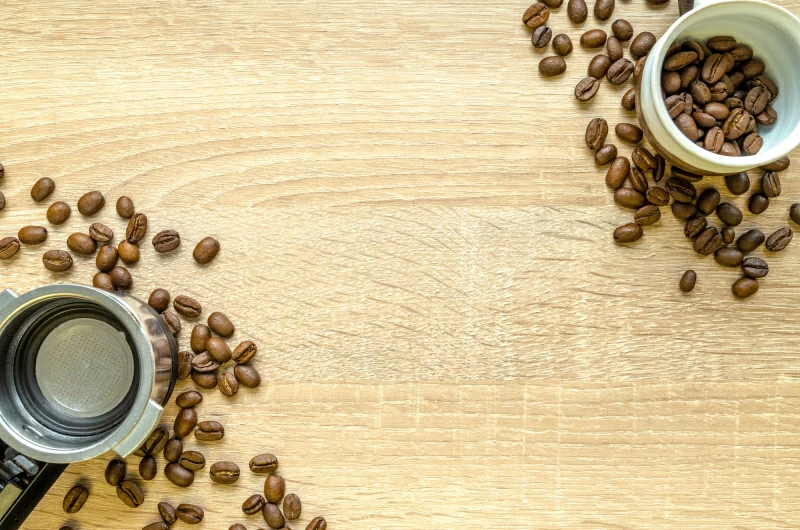
#> input picture Lab1/12.webp, 800 x 530 px
$ jupyter execute main.ipynb
#> lines starting #> are read from the running program, lines starting #| are printed output that depends on the picture
[cell 1]
import numpy as np
import matplotlib.pyplot as plt
from PIL import Image

[cell 2]
# Load and convert image to grayscale
im = Image.open("12.webp").convert("L")
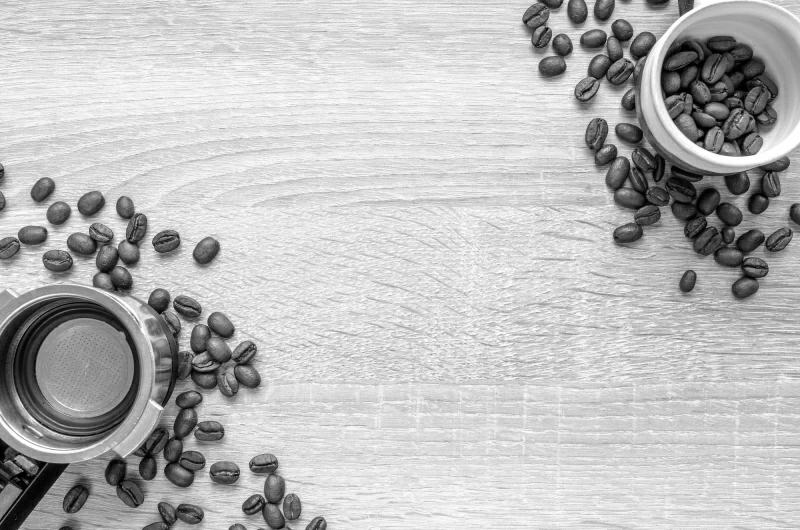
#> im: PIL image 800x530 L; min 0, max 255, mean 187.7
X = np.array(im, dtype=float)

# Perform SVD
U, S, VT = np.linalg.svd(X, full_matrices=False)
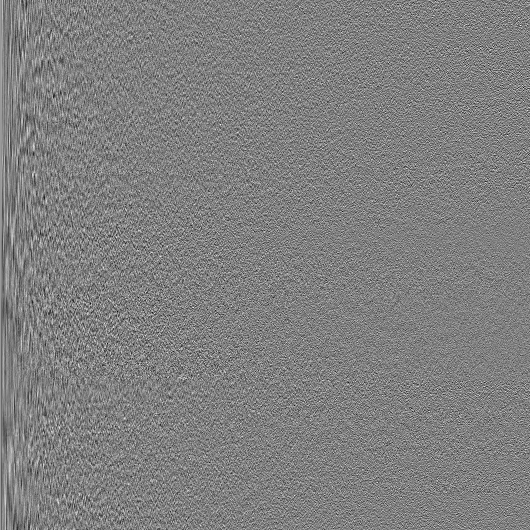
#> U: shape (530, 530) float64; min -0.222, max 0.219, mean 7.47e-05; drawn with min black and max white
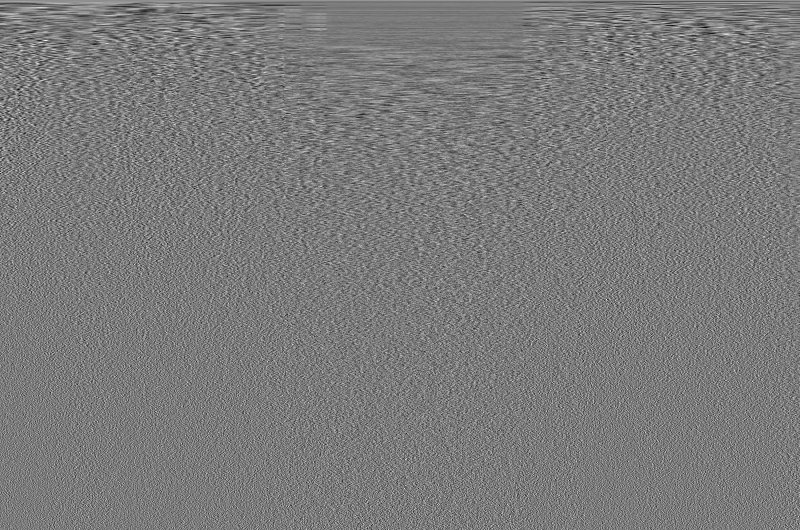
#> VT: shape (530, 800) float64; min -0.197, max 0.211, mean 6.99e-05; drawn with min black and max white
#> S = 530 values, max 123702.5 at index 0, min 35.43 at index 529, mean 778.7
print("Shape of S:", S.shape)
#| Shape of S: (530,)

# Convert singular values to diagonal form
S_diag = np.diag(S)

# Reconstruction for different ranks
# 300 - most optimal
r_values = [90, 300, 525]

for j, r in enumerate(r_values, start=1):
    # Approximate reconstruction
    Xapprox = U[:, :r] @ S_diag[:r, :r] @ VT[:r, :]

    # Clip to valid range and show
    Xapprox = np.clip(Xapprox, 0, 255)

    plt.figure(j)
    plt.imshow(Xapprox, cmap="gray")
    plt.axis("off")
    plt.title(f"r = {r}")
    plt.show()
#> this loop made 3 passes
#> pass 1, `Xapprox = U[:, :r] @ S_diag[:r, :r] @ VT[:r, :]`:
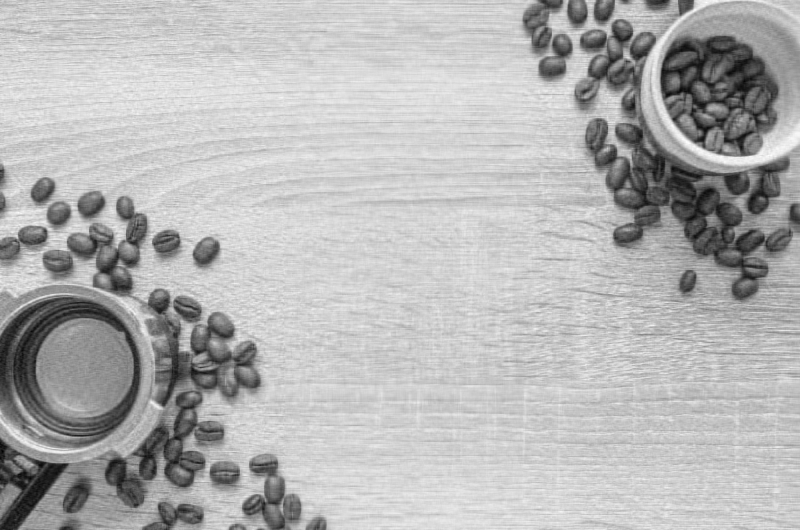
#> Xapprox: shape (530, 800) float64; min -26.15, max 275.2, mean 187.7; drawn with min black and max white

[cell 3]
def psnr(original, compressed):
    mse = np.mean((original - compressed) ** 2)
    if mse == 0:
        return float("inf")
    max_pixel = 255.0
    return 20 * np.log10(max_pixel / np.sqrt(mse))


# Load image and convert to grayscale
im = Image.open("12.webp").convert("L")
X = np.array(im, dtype=float)

# Perform SVD
U, S, VT = np.linalg.svd(X, full_matrices=False)
S_diag = np.diag(S)

# Range of r values to test
r_values = np.arange(5, min(X.shape), 20)
#> r_values = 27 values from 5 to 525
psnr_values = []
energy_ratios = []

total_energy = np.sum(S**2)
#> total_energy = 1.64e+10

# Compute PSNR for each r
for r in r_values:
    Xapprox = U[:, :r] @ S_diag[:r, :r] @ VT[:r, :]
    Xapprox = np.clip(Xapprox, 0, 255)
    psnr_val = psnr(X, Xapprox)
    psnr_values.append(psnr_val)
    energy_ratios.append(np.sum(S[:r] ** 2) / total_energy)
#> this loop made 27 passes
#> (mse in psnr, psnr_val) on passes 1 to 12: (936.4, 18.42), (296.6, 23.41), (171.4, 25.79), (119.1, 27.37), (87.15, 28.73), (65.77, 29.95), (50.7, 31.08), (39.81, 32.13), (31.52, 33.14), (25.1, 34.13), (20.07, 35.11), (16.08, 36.07)
#> pass 1, `Xapprox = U[:, :r] @ S_diag[:r, :r] @ VT[:r, :]`:
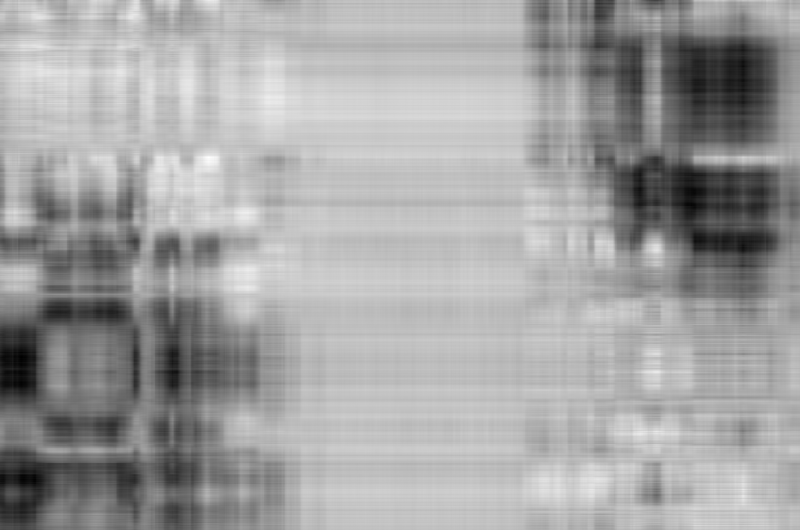
#> Xapprox: shape (530, 800) float64; min 11.29, max 288.4, mean 187.7; drawn with min black and max white
#> pass 1, `Xapprox = np.clip(Xapprox, 0, 255)`:
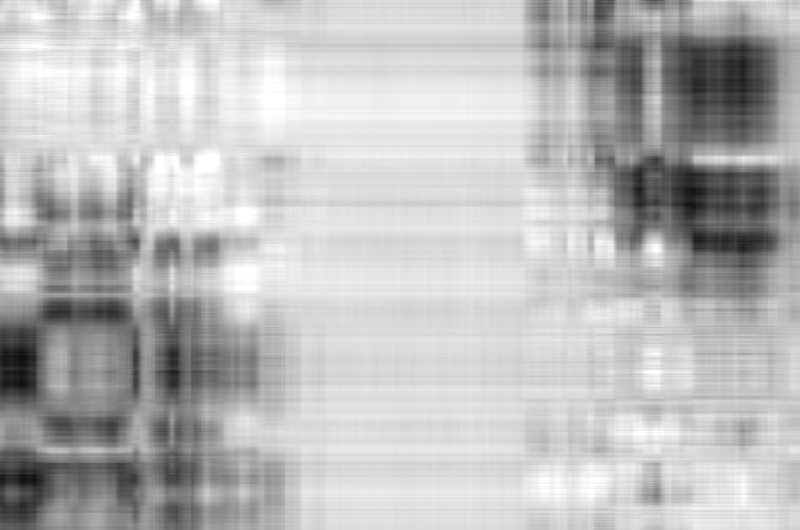
#> Xapprox: shape (530, 800) float64; min 11.29, max 255, mean 187.6
#> pass 2, `Xapprox = U[:, :r] @ S_diag[:r, :r] @ VT[:r, :]`:
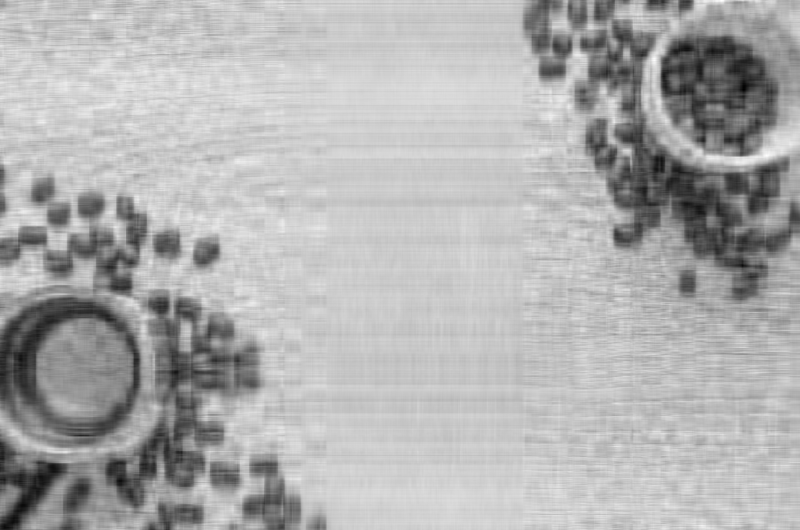
#> Xapprox: shape (530, 800) float64; min -32.75, max 286.9, mean 187.7; drawn with min black and max white
#> pass 2, `Xapprox = np.clip(Xapprox, 0, 255)`:
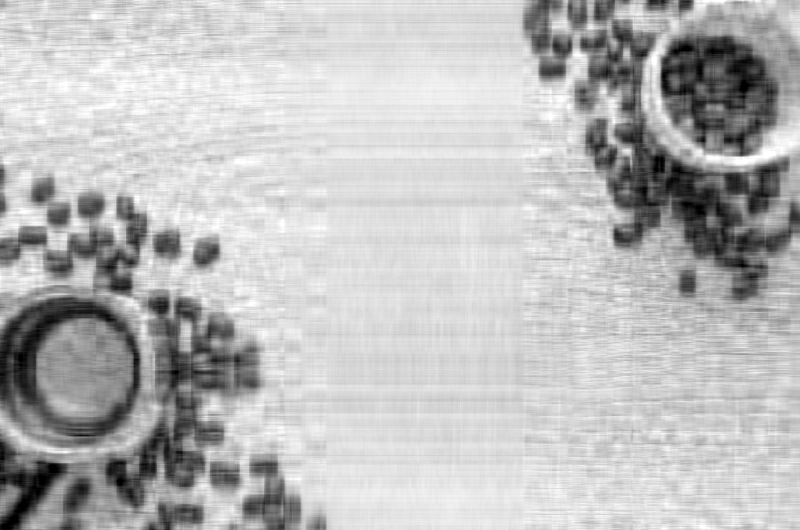
#> Xapprox: shape (530, 800) float64; min 0, max 255, mean 187.7
#> after the loop, energy_ratios = 27 values from 0.976 to 1; psnr_values = 27 values from 18.42 to 66.03

# Plot PSNR vs number of singular values
plt.figure(figsize=(8, 5))
plt.plot(r_values, psnr_values, "b-", label="PSNR")
plt.xlabel("Number of singular values (r)")
plt.ylabel("PSNR (dB)")
plt.title("Image Quality vs. Rank (r)")
plt.grid(True)
plt.legend()
plt.show()
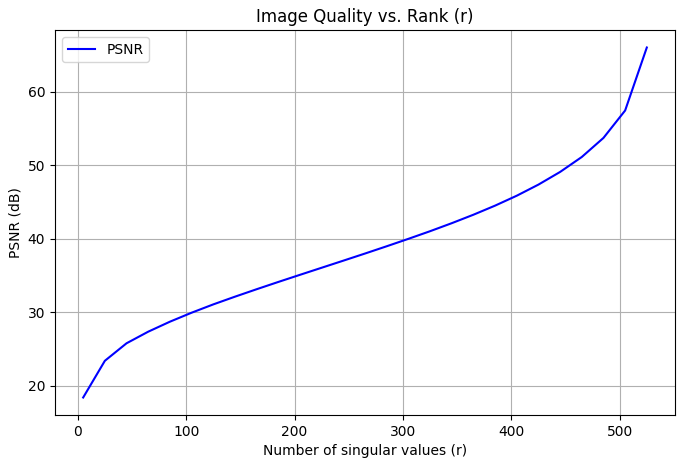
#> figure drawn by matplotlib, 1 panel; curve peaks at x = 525, y = 66.03

# Plot cumulative energy
plt.figure(figsize=(8, 5))
plt.plot(r_values, energy_ratios, "r-", label="Cumulative Energy")
plt.xlabel("Number of singular values (r)")
plt.ylabel("Fraction of total energy")
plt.title("Cumulative Energy vs. Rank (r)")
plt.grid(True)
plt.legend()
plt.show()
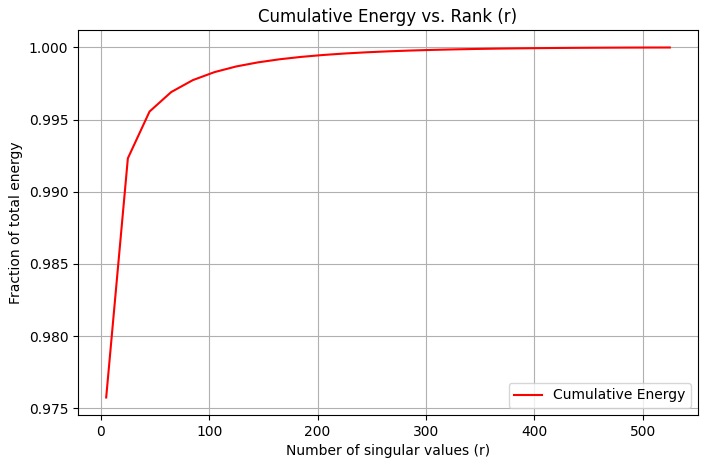
#> figure drawn by matplotlib, 1 panel; curve peaks at x = 525, y = 1

differences = np.diff(psnr_values)
#> differences = 26 values, max 8.57 at index 25, min 0.963 at index 11, mean 1.83
threshold = 0.05
best_index = np.where(differences < threshold)[0]
#> best_index = empty array
if len(best_index) > 0:
    best_r = r_values[best_index[0]]
else:
    best_r = r_values[-1]
#> best_r = 525

print(f"Najlepsza wartość r: {best_r}")
#| Najlepsza wartość r: 525
print("z wykresów widzimy, że optymalną wartością R jest liczba >=300")

$ run again, with Lab1/12_rec.png saved as Lab1/12.webp
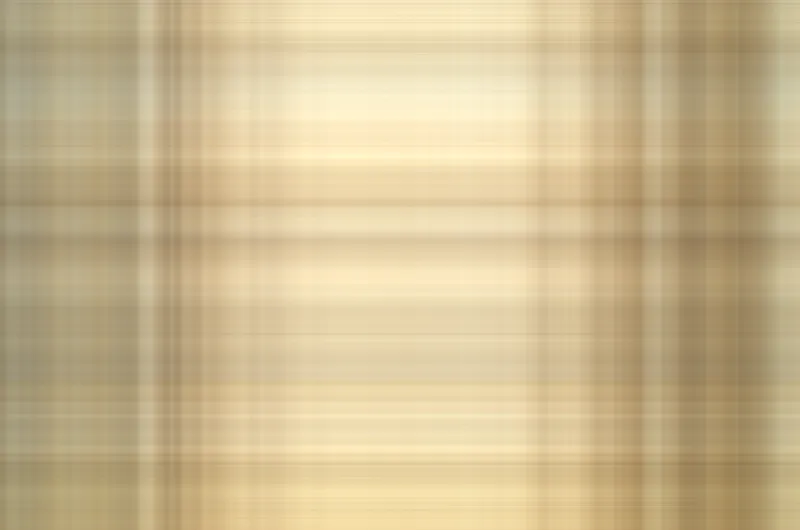
#> input picture Lab1/12_rec.png, 800 x 530 px
#> `U, S, VT = np.linalg.svd(X, full_matrices=False)`:
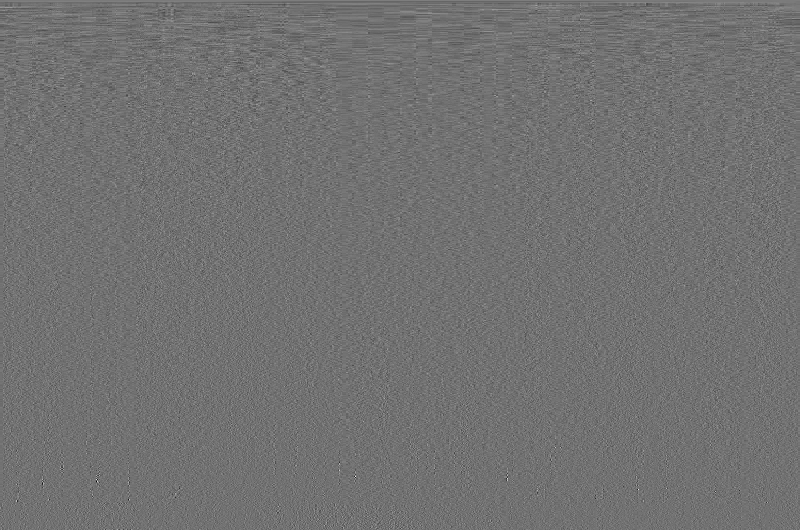
#> VT: shape (530, 800) float64; min -0.395, max 0.489, mean 7.66e-05; drawn with min black and max white
#> S = 530 values, max 123417.3 at index 0, min 1.23e-11 at index 529, mean 245.1
#| Shape of S: (530,)
#> total_energy = 1.52e+10
#> the loop `for r in r_values:` made 27 passes
#> (mse in psnr, psnr_val) on passes 1 to 8: (0.461, 51.5), (0.219, 54.73), (0.13, 56.99), (0.0868, 58.75), (0.0619, 60.22), (0.0455, 61.55), (0.034, 62.81), (0.0257, 64.03)
#> after the loop `for r in r_values:`: energy_ratios = 27 values, max 1 at index 25, min 1 at index 0, mean 1; psnr_values = 27 values, max 283.5 at index 25, min 51.5 at index 0, mean 87.93
#> `plt.show()`:
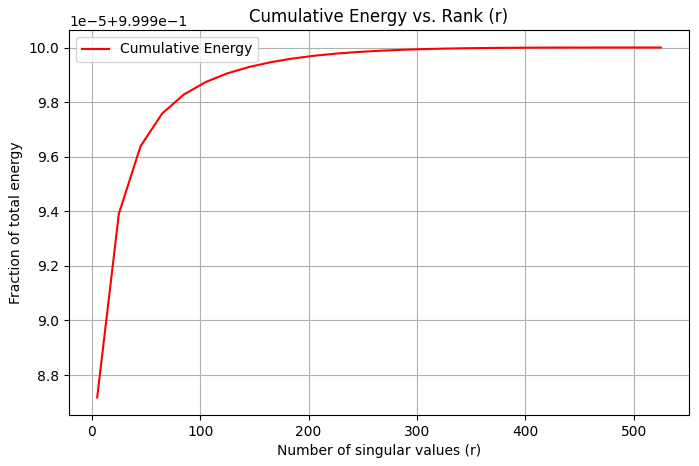
#> figure drawn by matplotlib, 1 panel; curve peaks at x = 505, y = 1
#> differences = 26 values, max 181.9 at index 24, min -0.0122 at index 25, mean 8.92
#> best_index = [25]
#> best_r = 505
#| Najlepsza wartość r: 505
